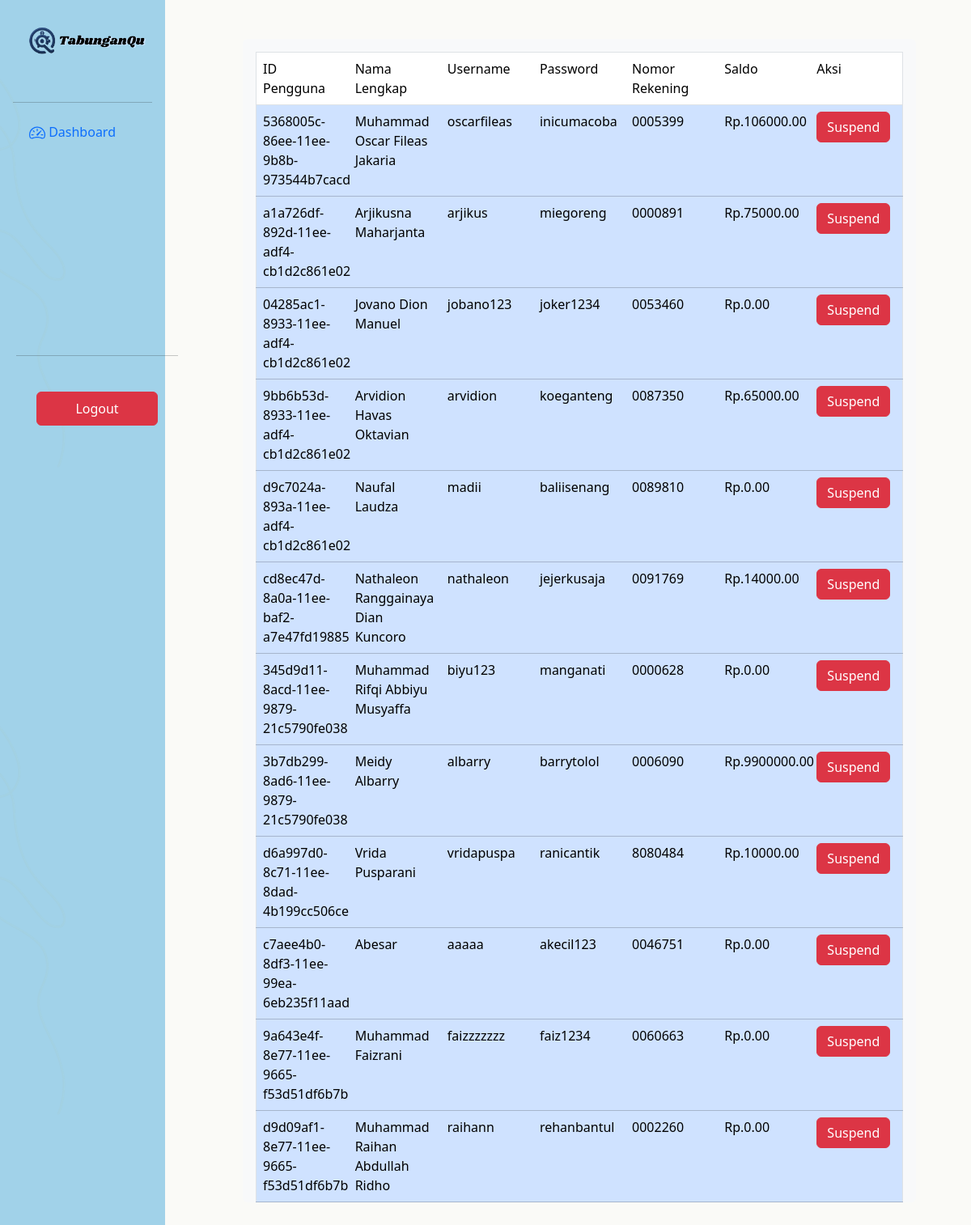
Screenshot of /admin.php (signed in) with the database file from the repository.
### tables this page shows
CREATE TABLE `rekening` (
  `id_rekening` int(10) NOT NULL,
  `nomor_rekening` varchar(7) DEFAULT NULL,
  `id_pengguna` char(36) DEFAULT NULL
);

CREATE TABLE `pengguna` (
  `username` varchar(30) DEFAULT NULL,
  `password` varchar(30) DEFAULT NULL,
  `email` varchar(30) DEFAULT NULL,
  `no_telp` varchar(13) DEFAULT NULL,
  `alamat` varchar(50) DEFAULT NULL,
  `nama_lengkap` varchar(60) DEFAULT NULL,
  `saldo` decimal(15,2) DEFAULT NULL,
  `id_pengguna` char(36) NOT NULL DEFAULT uuid(),
  `status` varchar(30) DEFAULT 'Active'
);

### admin.php (the view, shortened to what this page needs)
<!DOCTYPE html>
<html lang="en">
<head>
    <link href="https://cdn.jsdelivr.net/npm/bootstrap@5.3.2/dist/css/bootstrap.min.css" rel="stylesheet">
</head>
<body background="bg.png" class="overflow-y-hidden">
    <div class="d-flex">
    <div class="d-flex flex-column flex-shrink-0 p-3 cal-auto col-md-2 min-vh-100" style="height: 100vh; width:17vw; background-color: rgba(139, 200, 230, 0.8);">
            <div class="d-flex p-3">
                <img src="logo.png" alt="" style="width: 150px">
            </div>
            <br>
            <hr>
            <ul class="nav nav-pills flex-column mb-auto mx-1 w-25">
                <li class="nav-item">
                    <a class="nav-link Active" style="width: 200px;" aria-current="page" href="admin.php">&nbsp;Dashboard</a>
                </li>
                <br>
                <br>
                <br><br><br><br><br><br>
                <div class="my-5">
                <hr>
                <br>
                <center>
                <a href="logout.php"><button type="submit" class="btn btn-danger m-1 p-2" style="width: 150px;">Logout</button></a>
                </center>
                </div>
            </ul>
        </div>
        <?php
            include 'koneksidb.php';
            $query = mysqli_query($conn, "SELECT rekening.*, pengguna.* FROM rekening INNER JOIN pengguna ON pengguna.id_pengguna = rekening.id_pengguna");
        ?>
        <div class="d-flex flex-grow mx-5 overflow-y-scroll mb-5" style="height: 100vh; width: 83vw">
            <div class="container m-5 p-3 w-auto rounded bg-light">
                <div class="table table-dark table-hover ">
                    <table border="1px" class="table table-hover" style="width: 800px; table-layout:fixed;">
                                <tr class="sticky-top">
                                        <td>ID Pengguna</td>
                                        <td>Nama Lengkap</td>
                                        <td>Username</td>
                                        <td>Password</td>
                                        <td>Nomor Rekening</td>
                                        <td>Saldo</td>
                                        <td>Aksi</td>
                                    </tr><?php
                                while ($data = mysqli_fetch_assoc($query)){
                        ?>
                                    <tr  class="table-primary" onclick="location.href='admin_riwayat.php?id=<?php echo $data['id_pengguna']; ?>'">
                                        <td><?php echo $data['id_pengguna']; ?></td>
                                        <td><?php echo $data['nama_lengkap']; ?></td>
                                        <td><?php echo $data['username']; ?></td>
                                        <td><?php echo $data['password']; ?></td>
                                        <td><?php echo $data['nomor_rekening']; ?></td>
                                        <td><?php echo "Rp.".$data['saldo']; ?></td>
                                        <?php
                                            if($data['status'] == 'Active'){
                                        ?>
                                            <td><a href="func_suspend.php?id=<?php echo $data['id_pengguna'];?>"><button class="btn btn-danger">Suspend</button></a></td>
                                        <?php
                                            }
                                            else{
                                        ?>
                                            <td><a href="func_active.php?id=<?php echo $data['id_pengguna'];?>"><button class="btn btn-success">Activate</button></a></td>
                                        <?php
                                            }
                                        ?>
                                    </tr>
                    <?php
                            }
                        ?>
                        </table>
                            </div>
            </div>
        </div>
    </div>
</body>
</html>

### rows the page displays
rekening: id_pengguna.id_pengguna "5368005c-86ee-11ee-9b8b-973544b7cacd", id_pengguna.nama_lengkap "Muhammad Oscar Fileas Jakaria", id_pengguna.username "oscarfileas", id_pengguna.password "inicumacoba", nomor_rekening "0005399", id_pengguna.saldo "106000.00"
rekening: id_pengguna.id_pengguna "a1a726df-892d-11ee-adf4-cb1d2c861e02", id_pengguna.nama_lengkap "Arjikusna Maharjanta", id_pengguna.username "arjikus", id_pengguna.password "miegoreng", nomor_rekening "0000891", id_pengguna.saldo "75000.00"
rekening: id_pengguna.id_pengguna "04285ac1-8933-11ee-adf4-cb1d2c861e02", id_pengguna.nama_lengkap "Jovano Dion Manuel", id_pengguna.username "jobano123", id_pengguna.password "joker1234", nomor_rekening "0053460", id_pengguna.saldo "0.00"
rekening: id_pengguna.id_pengguna "9bb6b53d-8933-11ee-adf4-cb1d2c861e02", id_pengguna.nama_lengkap "Arvidion Havas Oktavian", id_pengguna.username "arvidion", id_pengguna.password "koeganteng", nomor_rekening "0087350", id_pengguna.saldo "65000.00"
rekening: id_pengguna.id_pengguna "d9c7024a-893a-11ee-adf4-cb1d2c861e02", id_pengguna.nama_lengkap "Naufal Laudza", id_pengguna.username "madii", id_pengguna.password "baliisenang", nomor_rekening "0089810", id_pengguna.saldo "0.00"
rekening: id_pengguna.id_pengguna "cd8ec47d-8a0a-11ee-baf2-a7e47fd19885", id_pengguna.nama_lengkap "Nathaleon Ranggainaya Dian Kuncoro", id_pengguna.username "nathaleon", id_pengguna.password "jejerkusaja", nomor_rekening "0091769", id_pengguna.saldo "14000.00"
rekening: id_pengguna.id_pengguna "345d9d11-8acd-11ee-9879-21c5790fe038", id_pengguna.nama_lengkap "Muhammad Rifqi Abbiyu Musyaffa", id_pengguna.username "biyu123", id_pengguna.password "manganati", nomor_rekening "0000628", id_pengguna.saldo "0.00"
rekening: id_pengguna.id_pengguna "3b7db299-8ad6-11ee-9879-21c5790fe038", id_pengguna.nama_lengkap "Meidy Albarry", id_pengguna.username "albarry", id_pengguna.password "barrytolol", nomor_rekening "0006090", id_pengguna.saldo "9900000.00"
rekening: id_pengguna.id_pengguna "d6a997d0-8c71-11ee-8dad-4b199cc506ce", id_pengguna.nama_lengkap "Vrida Pusparani", id_pengguna.username "vridapuspa", id_pengguna.password "ranicantik", nomor_rekening "8080484", id_pengguna.saldo "10000.00"
rekening: id_pengguna.id_pengguna "c7aee4b0-8df3-11ee-99ea-6eb235f11aad", id_pengguna.nama_lengkap "Abesar", id_pengguna.username "aaaaa", id_pengguna.password "akecil123", nomor_rekening "0046751", id_pengguna.saldo "0.00"
rekening: id_pengguna.id_pengguna "9a643e4f-8e77-11ee-9665-f53d51df6b7b", id_pengguna.nama_lengkap "Muhammad Faizrani", id_pengguna.username "faizzzzzzz", id_pengguna.password "faiz1234", nomor_rekening "0060663", id_pengguna.saldo "0.00"
rekening: id_pengguna.id_pengguna "d9d09af1-8e77-11ee-9665-f53d51df6b7b", id_pengguna.nama_lengkap "Muhammad Raihan Abdullah Ridho", id_pengguna.username "raihann", id_pengguna.password "rehanbantul", nomor_rekening "0002260", id_pengguna.saldo "0.00"
